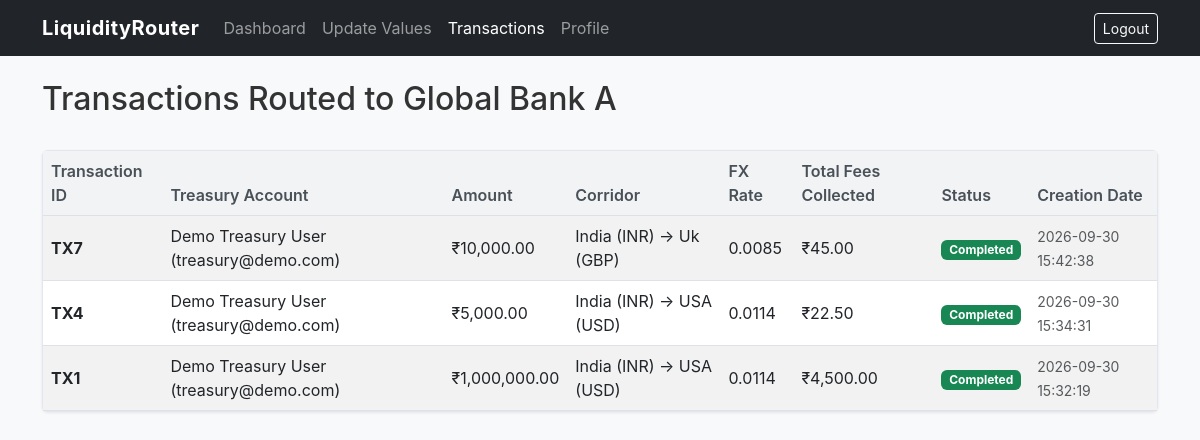
Page /bank_transactions (signed in) on the committed database.
### tables this page shows
CREATE TABLE banks (
            bank_id INTEGER PRIMARY KEY AUTOINCREMENT,
            user_id INTEGER NOT NULL,
            bank_name TEXT NOT NULL,
            country TEXT NOT NULL,
            currency TEXT NOT NULL,
            liquidity REAL NOT NULL DEFAULT 0,
            fx_spread REAL NOT NULL DEFAULT 0,
            latency INTEGER NOT NULL DEFAULT 0,
            transaction_limit REAL NOT NULL DEFAULT 0,
            status TEXT NOT NULL DEFAULT 'Active',
            FOREIGN KEY (user_id) REFERENCES users(user_id)
        );

CREATE TABLE transactions (
            transaction_id INTEGER PRIMARY KEY AUTOINCREMENT,
            user_id INTEGER NOT NULL,
            amount REAL NOT NULL,
            source_country TEXT NOT NULL,
            destination_country TEXT NOT NULL,
            source_currency TEXT NOT NULL,
            destination_currency TEXT NOT NULL,
            selected_bank_id INTEGER,
            fx_rate REAL,
            fx_cost REAL,
            processing_fee REAL,
            total_cost REAL,
            status TEXT NOT NULL DEFAULT 'Pending',
            created_at TEXT NOT NULL,
            FOREIGN KEY (user_id) REFERENCES users(user_id),
            FOREIGN KEY (selected_bank_id) REFERENCES banks(bank_id)
        );

CREATE TABLE users (
            user_id INTEGER PRIMARY KEY AUTOINCREMENT,
            name TEXT NOT NULL,
            email TEXT NOT NULL UNIQUE,
            password TEXT NOT NULL,
            phone TEXT,
            role TEXT NOT NULL,
            approval_status TEXT NOT NULL DEFAULT 'Approved',
            account_status TEXT NOT NULL DEFAULT 'Active',
            created_at TEXT
        );

### app.py (the view)
@app.route("/bank_transactions")
def bank_transactions():
    if "user_id" not in session or session.get("role") != "bank":
        flash("Unauthorized access.", "error")
        return redirect(url_for("login"))
    bank = database.get_bank_by_user_id(session["user_id"])
    transactions = database.get_bank_transactions(bank["bank_id"]) if bank else []
    return render_template("bank_transactions.html", bank=bank, transactions=transactions)

### database.py (called while the page is built)
def create_connection():
    os.makedirs(DB_DIR, exist_ok=True)
    conn = sqlite3.connect(DB_PATH)
    conn.row_factory = sqlite3.Row
    conn.execute("PRAGMA foreign_keys = ON;")
    return conn

def get_bank_by_user_id(user_id):
    conn = create_connection()
    cursor = conn.cursor()
    cursor.execute("SELECT * FROM banks WHERE user_id = ?", (user_id,))
    bank = cursor.fetchone()
    conn.close()
    return bank

def get_bank_transactions(bank_id):
    conn = create_connection()
    cursor = conn.cursor()
    cursor.execute('''
        SELECT t.*, u.name as treasury_name, u.email as treasury_email
        FROM transactions t
        JOIN users u ON t.user_id = u.user_id
        WHERE t.selected_bank_id = ?
        ORDER BY t.transaction_id DESC
    ''', (bank_id,))
    txs = cursor.fetchall()
    conn.close()
    return txs

### templates/bank_transactions.html (shortened to what this page needs)
<!DOCTYPE html>
<html lang="en">
<head>
    <link href="https://cdn.jsdelivr.net/npm/bootstrap@5.3.0/dist/css/bootstrap.min.css" rel="stylesheet">
    <link rel="stylesheet" href="{{ url_for('static', filename='style.css') }}">
</head>
<body>
    <nav class="navbar navbar-expand-lg navbar-dark bg-dark mb-4">
        <div class="container">
            <a class="navbar-brand" href="{{ url_for('bank_dashboard') }}">LiquidityRouter</a>
            <div class="collapse navbar-collapse" id="navbarNav">
                <ul class="navbar-nav me-auto">
                    <li class="nav-item"><a class="nav-link" href="{{ url_for('bank_dashboard') }}">Dashboard</a></li>
                    <li class="nav-item"><a class="nav-link" href="{{ url_for('update_bank') }}">Update Values</a></li>
                    <li class="nav-item"><a class="nav-link active"
                            href="{{ url_for('bank_transactions') }}">Transactions</a></li>
                    <li class="nav-item"><a class="nav-link" href="{{ url_for('bank_profile') }}">Profile</a></li>
                </ul>
                <a href="{{ url_for('logout') }}" class="btn btn-outline-light btn-sm">Logout</a>
            </div>
        </div>
    </nav>
    <div class="container">
        <div class="d-flex justify-content-between align-items-center mb-4">
            <h2>Transactions Routed to {{ bank.bank_name }}</h2>
        </div>
        <div class="card">
            <div class="card-body p-0">
                <div class="table-responsive">
                    <table class="table table-striped table-hover mb-0 align-middle">
                        <thead>
                            <tr>
                                <th>Transaction ID</th>
                                <th>Treasury Account</th>
                                <th>Amount</th>
                                <th>Corridor</th>
                                <th>FX Rate</th>
                                <th>Total Fees Collected</th>
                                <th>Status</th>
                                <th>Creation Date</th>
                            </tr>
                        </thead>
                        <tbody>
                            {% if transactions %}
                            {% for tx in transactions %}
                            <tr>
                                <td><strong>TX{{ tx.transaction_id }}</strong></td>
                                <td>{{ tx.treasury_name }} ({{ tx.treasury_email }})</td>
                                <td>₹{{ "{:,.2f}".format(tx.amount) }}</td>
                                <td>{{ tx.source_country }} ({{ tx.source_currency }}) &rarr; {{ tx.destination_country
                                    }} ({{ tx.destination_currency }})</td>
                                <td>{{ tx.fx_rate if tx.fx_rate else '-' }}</td>
                                <td>₹{{ "{:,.2f}".format(tx.total_cost) if tx.total_cost else '0.00' }}</td>
                                <td>
                                    <span class="badge badge-status-{{ tx.status|lower }}">
                                        {{ tx.status }}
                                    </span>
                                </td>
                                <td><small class="text-muted">{{ tx.created_at }}</small></td>
                            </tr>
                            {% endfor %}
                            {% else %}
                            <tr>
                                <td colspan="8" class="text-center text-muted py-4">No transactions routed to this bank
                                    yet.</td>
                            </tr>
                            {% endif %}
                        </tbody>
                    </table>
                </div>
            </div>
        </div>
    </div>
</body>
</html>

### static/style.css (style rules this page uses)
body { background-color: #f8f9fa; font-family: -apple-system, BlinkMacSystemFont, "Segoe UI", Roboto, "Helvetica Neue", Arial, sans-serif; color: #333333; }
.navbar-brand { font-weight: 700; letter-spacing: 0.5px; }
.card { border-radius: 6px; box-shadow: 0 1px 3px rgba(0,0,0,0.08); margin-bottom: 20px; border: 1px solid #de5d67; border-color: #e3e6f0; }
.table th { background-color: #f1f3f5; font-weight: 600; color: #495057; }
.badge-status-completed { background-color: #198754; color: #ffffff; }

### rows in the picture
banks: bank_name "Global Bank A"
transactions: transaction_id "7", treasury_name "Demo Treasury User", treasury_email "treasury@demo.com", amount "10,000.00", source_country "India", source_currency "INR", destination_country "Uk", destination_currency "GBP", fx_rate "0.0085", total_cost "45.00", status "Completed", created_at "2026-09-30 15:42:38"
transactions: transaction_id "4", treasury_name "Demo Treasury User", treasury_email "treasury@demo.com", amount "5,000.00", source_country "India", source_currency "INR", destination_country "USA", destination_currency "USD", fx_rate "0.0114", total_cost "22.50", status "Completed", created_at "2026-09-30 15:34:31"
transactions: transaction_id "1", treasury_name "Demo Treasury User", treasury_email "treasury@demo.com", amount "1,000,000.00", source_country "India", source_currency "INR", destination_country "USA", destination_currency "USD", fx_rate "0.0114", total_cost "4,500.00", status "Completed", created_at "2026-09-30 15:32:19"
